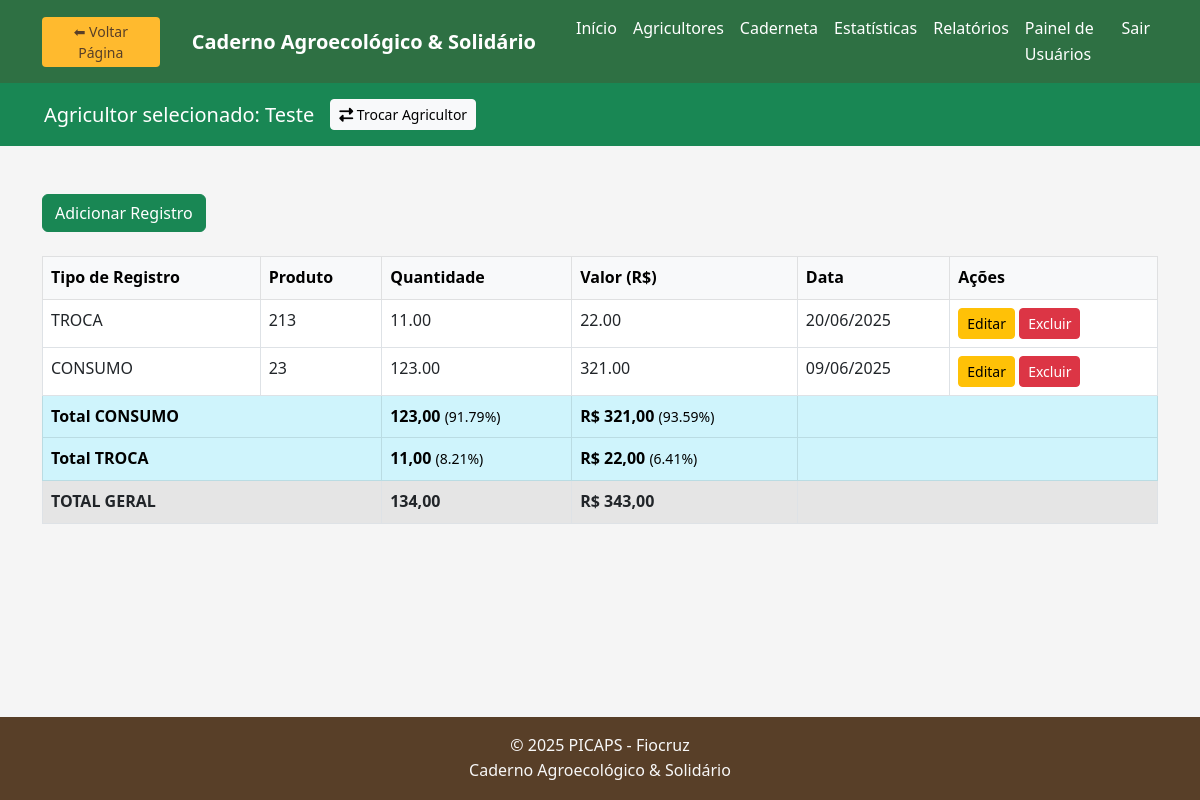
/api/caderneta/ler.php (signed in), run on the app's committed database.
### tables this page shows
CREATE TABLE `agricultores` (
  `id` int(11) NOT NULL,
  `nome` varchar(150) NOT NULL,
  `organizacao` varchar(150) DEFAULT NULL,
  `uf` char(2) DEFAULT NULL,
  `municipio` varchar(100) DEFAULT NULL,
  `comunidade` varchar(100) DEFAULT NULL,
  `data_registro` timestamp NOT NULL DEFAULT current_timestamp()
);

CREATE TABLE `caderneta` (
  `id` int(11) NOT NULL,
  `usuario_id` int(11) NOT NULL,
  `produto` varchar(100) NOT NULL,
  `quantidade` decimal(10,2) NOT NULL,
  `valor` decimal(10,2) NOT NULL,
  `data` date NOT NULL,
  `observacoes` text DEFAULT NULL,
  `tipo_cadastro` enum('CONSUMO','TROCA','DOAÇÃO','VENDA') NOT NULL,
  `data_registro` timestamp NOT NULL DEFAULT current_timestamp()
);

### api/caderneta/ler.php (the view, shortened to what this page needs)
<?php
include '../../includes/header.php';
require_once '../../includes/conexao.php';
$id_agricultor = $_SESSION['agricultor_selecionado'] ?? null;
$stmt = $conexao->prepare("SELECT nome FROM agricultores WHERE id = ?");
$stmt->bind_param("i", $id_agricultor);
$stmt->execute();
$result = $stmt->get_result();
$nome_agricultor = '';
if ($row = $result->fetch_assoc()) {
    $nome_agricultor = $row['nome'];
}
?>
<header class="bg-success text-white py-3">
    <div class="container d-flex center-content-between align-items-center">
        <h5 class="mb-0 me-3">Agricultor selecionado: <?= htmlspecialchars($nome_agricultor) ?></h5>
        <a href="../../selecionar_agricultor.php" class="btn btn-light btn-sm">
            <i class="fas fa-exchange-alt"></i> Trocar Agricultor
        </a>
    </div>
</header>
<main class="container my-5">
    <div class="mb-4">
        <button class="btn btn-success" data-bs-toggle="modal" data-bs-target="#addModal">Adicionar Registro</button>
    </div>
    <?php
    $stmt = $pdo->prepare("SELECT * FROM caderneta WHERE usuario_id = ? ORDER BY data DESC");
    $stmt->bind_param('i', $id_agricultor);
    $stmt->execute();
    $result = $stmt->get_result();
    ?>
    <table class="table table-bordered">
        <thead class="table-light">
            <tr>
                <th>Tipo de Registro</th>
                <th>Produto</th>
                <th>Quantidade</th>
                <th>Valor (R$)</th>
                <th>Data</th>
                <th>Ações</th>
            </tr>
        </thead>
        <tbody>
        <?php
        $totalGeralQuantidade = 0;
        $totalGeralValor = 0;
        $totaisPorTipo = [
                            'CONSUMO' => ['quantidade' => 0, 'valor' => 0],
                            'TROCA' => ['quantidade' => 0, 'valor' => 0],
                            'DOAÇÃO' => ['quantidade' => 0, 'valor' => 0],
                            'VENDA' => ['quantidade' => 0, 'valor' => 0],
                        ];
        while ($row = mysqli_fetch_assoc($result)) {
        $tipo = $row['tipo_cadastro'];
        $quantidade = (float)$row['quantidade'];
        $valor = (float)$row['valor'];
        if (isset($totaisPorTipo[$tipo])) {
        $totaisPorTipo[$tipo]['quantidade'] += $quantidade;
        $totaisPorTipo[$tipo]['valor'] += $valor;
        }
        $totalGeralQuantidade += $quantidade;
        $totalGeralValor += $valor;
        ?>
                <tr>
                    <td><?= htmlspecialchars($row['tipo_cadastro']) ?></td>
                    <td><?= htmlspecialchars($row['produto']) ?></td>
                    <td><?= htmlspecialchars($row['quantidade']) ?></td>
                    <td><?= htmlspecialchars($row['valor']) ?></td>
                    <td><?= date('d/m/Y', strtotime($row['data'])) ?></td>
                    <td>
                        <a href="editar.php?id=<?= $row['id'] ?>" class="btn btn-sm btn-warning">Editar</a>
                        <a href="deletar.php?id=<?= $row['id'] ?>" class="btn btn-sm btn-danger" onclick="return confirm('Deseja excluir este registro?')">Excluir</a>
                    </td>
                </tr>
            <?php };
            ?>
        </tbody>
        <tfoot>
            <?php foreach ($totaisPorTipo as $tipo => $totais): ?>
                <?php if ($totais['quantidade'] > 0 || $totais['valor'] > 0): ?>
                    <tr class="table-info">
                        <td colspan="2"><strong>Total <?= htmlspecialchars($tipo) ?></strong></td>
                        <td><strong><?= number_format($totais['quantidade'], 2, ',', '.') ?></strong>
                        <small> (<?= round(($totais['quantidade'] / $totalGeralQuantidade) * 100, 2) ?>%)</small>
                        </td>
                        <td><strong>R$ <?= number_format($totais['valor'], 2, ',', '.') ?></strong>
                            <small> (<?= round(($totais['valor'] / $totalGeralValor) * 100, 2) ?>%)</small>
                        </td>
                        <td colspan="2"></td>
                    </tr>
                <?php endif; ?>
            <?php endforeach; ?>
            <tr class="table-active">
                <td colspan="2"><strong>TOTAL GERAL</strong></td>
                <td><strong><?= number_format($totalGeralQuantidade, 2, ',', '.') ?></strong></td>
                <td><strong>R$ <?= number_format($totalGeralValor, 2, ',', '.') ?></strong></td>
                <td colspan="2"></td>
            </tr>
        </tfoot>
    </table>
</main>
</main>
<?php include '../../includes/footer.php'; ?>

### css/style.css (style rules this page uses)
:root { --verde-escuro: #2e7043; --verde-claro: #44a840; --destaque: #ffba2e; --neutro: #583f28; --texto-escuro: #333333; --texto-claro: #f8f8f8; }
body { font-family: "Segoe UI", Arial, sans-serif; color: var(--texto-escuro); background-color: #f5f5f5; line-height: 1.6; display: flex; flex-direction: column; min-height: 100vh; }
main { flex: 1 0 auto; padding-bottom: 2rem; }
header { background-color: var(--verde-escuro); color: var(--texto-claro); padding: 1rem 2rem; }

### data on the page
agricultores: nome "Teste"
caderneta: tipo_cadastro "TROCA", produto "213", quantidade "11.00", valor "22.00", data "20/06/2025"
caderneta: tipo_cadastro "CONSUMO", produto "23", quantidade "123.00", valor "321.00", data "09/06/2025"

### other printed values
$totais['quantidade'] "123,00"
$totais['valor'] "321,00"
$tipo "TROCA"
$totais['quantidade'] "11,00"
$totais['valor'] "22,00"
$totalGeralQuantidade "134,00"
$totalGeralValor "343,00"
